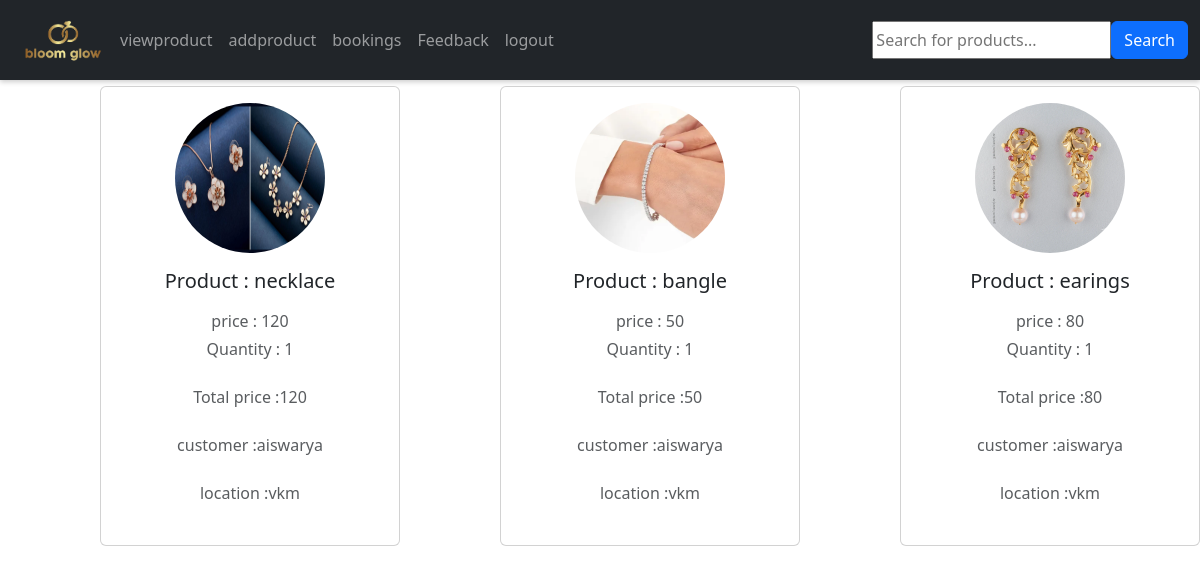
/bookinghistry (signed in), run on an earlier commit of the app's database.
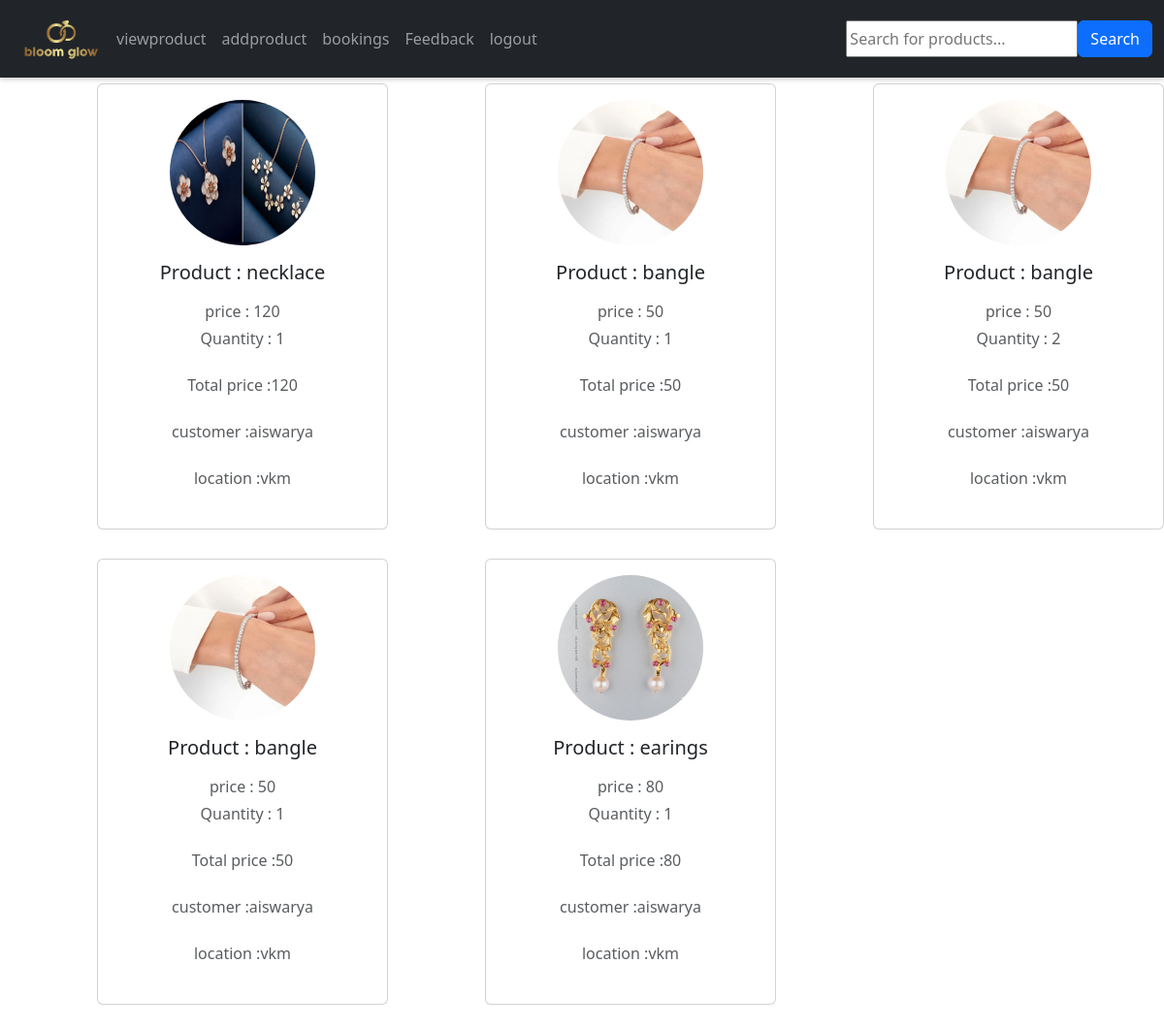
And on a later commit of the database.
### app/models.py (models this page shows, shortened)
class Buy(models.Model):
    product = models.ForeignKey(Product,on_delete=models.CASCADE)
    user = models.ForeignKey(Register,on_delete=models.CASCADE)
    date_of_buying = models.TextField()
    quantity = models.IntegerField()
    price = models.IntegerField()
    DELIVERY_STATUS_CHOICES = [
        ("Pending", "Pending"),
        ("Shipped", "Shipped"),
        ("In Transit", "In Transit"),
        ("Delivered", "Delivered"),
    ]
    delivery_status = models.CharField(
        max_length=20, choices=DELIVERY_STATUS_CHOICES, default="Pending"
    )
    def __str__(self):
        return f"{self.product.name} - {self.delivery_status}"

class Product(models.Model):
    shop = models.ForeignKey(Shopreg,on_delete=models.CASCADE)
    name = models.TextField()
    discription = models.TextField()
    price = models.IntegerField()
    quantity = models.IntegerField()
    offerprice = models.IntegerField()
    image = models.FileField()

class Register(models.Model):
    Email = models.EmailField(unique=True)
    name = models.TextField()
    phonenumber = models.IntegerField()
    password = models.TextField()
    location= models.TextField()

### app/views.py (the view)
# urls.py: path('bookinghistry',views.bookinghistry),
def bookinghistry(req):
    l=[]
    data=Product.objects.filter(shop=get_shop(req))
    for i in data:
        data1=Buy.objects.filter(product=i)
        l.append(data1)
    print(l)
    return render(req,'shop/bookinghistry.html',{'data':l})

### app/views.py (called while the page is built)
def get_shop(req):
    data=Shopreg.objects.get(Email=req.session['shop'])
    return data

### template/shop/bookinghistry.html (shortened to what this page needs)
<!DOCTYPE html>
<html lang="en">
<head>
  <link href="https://cdn.jsdelivr.net/npm/bootstrap@5.3.3/dist/css/bootstrap.min.css" rel="stylesheet">
</head>
<body>
  <nav id="nav" class="navbar navbar-expand-sm navbar-dark bg-dark">
    <div class="container-fluid">
      <a href="#" class="logo"  >
        <img src=" static/logo.png" alt="logo" width="100px">
      </a>
      <div class="collapse navbar-collapse" id="mynavbar">
        <ul class="navbar-nav me-auto">
          <li class="nav-item">
            <a class="nav-link" href="../viewpro">viewproduct</a>
          </li>
        <li class="nav-item">
          <a class="nav-link" href="../addpro">addproduct</a>
        </li>
      <li class="nav-item">
        <a class="nav-link" href="../bookinghistry">bookings</a>
      </li>
      <li class="nav-item">
        <a class="nav-link" href="../feedback_list">Feedback</a>
      </li>
          <li class="nav-item">
            <a class="nav-link" href="../logout">logout</a>
          </li>
        </ul>
    <form class="d-flex" method="get" action="{% url 'product_search' %}">
      <input type="text" name="form-control me-2" placeholder="Search for products...">
      <button type="submit" class="btn btn-primary">Search</button>
    </form>
      </div>
    </div>
  </nav>
  {% for i in data %}
  {% for j in i %}
  <div class="card mb-4">
    <div class="card-body text-center">
      <img src="{{j.product.image.url}}" alt="avatar" class="rounded-circle img-fluid" style="width: 150px;height: 150px;">
      <h5 class="my-3">Product : {{j.product.name}}</h5>
      <p class="text-muted mb-1">price : {{j.price}}</p>
      <p class="text-muted mb-4">Quantity : {{j.quantity}}</p>
      <p class="text-muted mb-4">Total price :{{j.price}}</p>
      <p class="text-muted mb-4">customer :{{j.user.name}}</p>
      <p class="text-muted mb-4">location :{{j.user.location}}</p>
        </div>
    </div>
  {% endfor %}
  {% endfor %}
</body>
</html>

What changed in the data, as far as the page shows it:
added Buy: product.image (picture), product.name "bangle", price "50", quantity "2", user.name "aiswarya", user.location "vkm"
added Buy: product.image (picture), product.name "bangle", price "50", quantity "1", user.name "aiswarya", user.location "vkm"
